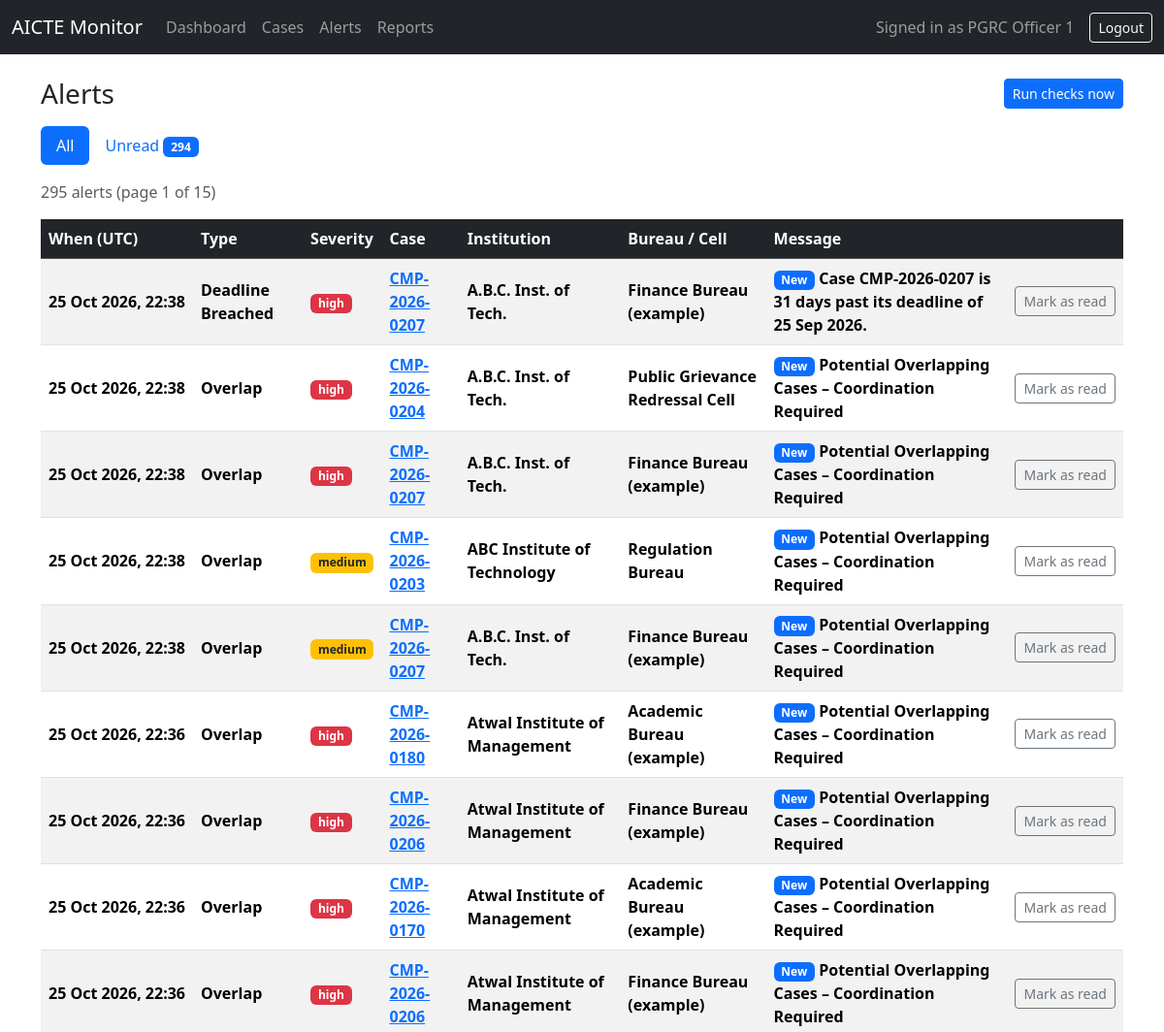
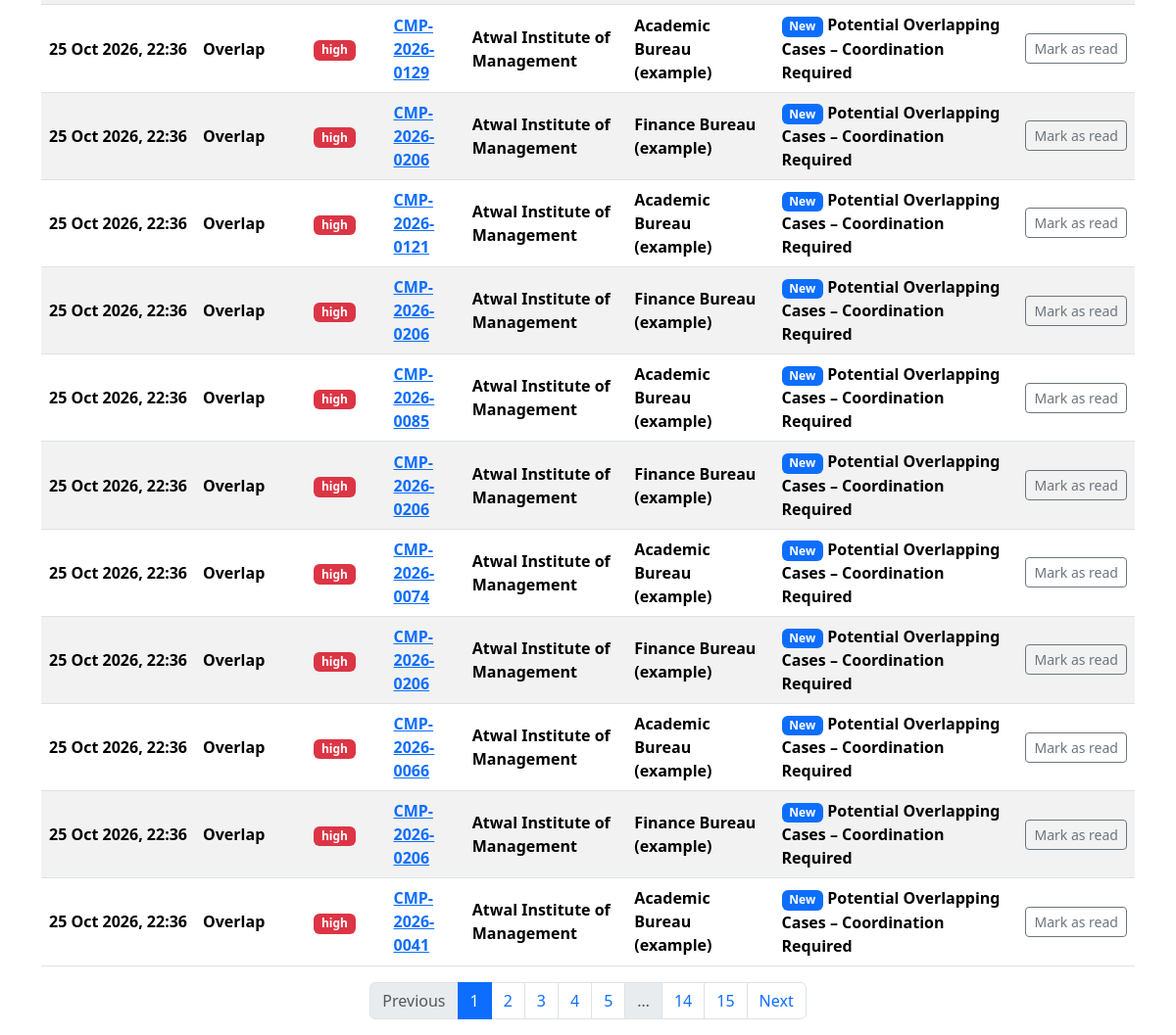
The app's page /alerts (signed in) with its own data (2 pictures, top to bottom).
### models.py (models this page shows)
class User(UserMixin, db.Model):
    __tablename__ = "users"
    id = db.Column(db.Integer, primary_key=True)
    name = db.Column(db.String(100), nullable=False)
    email = db.Column(db.String(120), unique=True, nullable=False)
    password_hash = db.Column(db.String(255), nullable=False)
    role = db.Column(db.String(30), nullable=False)  # admin, officer, regional, senior
    bureau_id = db.Column(db.Integer, db.ForeignKey("bureaus.id"))
    region = db.Column(db.String(50))
    bureau = db.relationship("Bureau")

class Alert(db.Model):
    __tablename__ = "alerts"
    id = db.Column(db.Integer, primary_key=True)
    alert_type = db.Column(db.String(30))
    case_id = db.Column(db.String(30), db.ForeignKey("cases.id"))
    institution_id = db.Column(db.String(20), db.ForeignKey("institutions.id"))
    target_bureau_id = db.Column(db.Integer, db.ForeignKey("bureaus.id"))
    message = db.Column(db.String(250))
    severity = db.Column(db.String(20))
    created_at = db.Column(db.DateTime, default=datetime.utcnow)
    is_read = db.Column(db.Boolean, default=False)

class Institution(db.Model):
    __tablename__ = "institutions"
    id = db.Column(db.String(20), primary_key=True)  # AICTE Permanent ID
    name = db.Column(db.String(200), nullable=False)
    city = db.Column(db.String(100))
    state = db.Column(db.String(100))
    region = db.Column(db.String(50))
    cases = db.relationship("Case", backref="institution")

class Bureau(db.Model):
    __tablename__ = "bureaus"
    id = db.Column(db.Integer, primary_key=True)
    code = db.Column(db.String(20), unique=True, nullable=False)
    name = db.Column(db.String(120), nullable=False)

### app.py (the view)
@app.route("/alerts")
def alerts():
    page = request.args.get("page", 1, type=int)
    unread_only = request.args.get("unread") == "1"
    query = Alert.query
    if unread_only:
        query = query.filter(Alert.is_read.isnot(True))
    pagination = query.order_by(Alert.created_at.desc(), Alert.id.desc()).paginate(
        page=page, per_page=20, error_out=False
    )
    institution_ids = {a.institution_id for a in pagination.items if a.institution_id}
    institution_names = {}
    if institution_ids:
        institution_names = {
            i.id: i.name
            for i in Institution.query.filter(Institution.id.in_(institution_ids)).all()
        }
    return render_template(
        "alerts.html",
        pagination=pagination,
        unread_only=unread_only,
        unread_count=Alert.query.filter(Alert.is_read.isnot(True)).count(),
        bureau_names={b.id: b.name for b in Bureau.query.all()},
        institution_names=institution_names,
    )

### app.py (called while the page is built)
@login_manager.user_loader
def load_user(user_id):
    return db.session.get(User, int(user_id))

@app.before_request
def require_login():
    if request.endpoint in ("login", "static"):
        return None
    if not current_user.is_authenticated:
        return redirect(url_for("login"))
    return None

### templates/alerts.html (shortened to what this page needs)
{% extends "base.html" %}
{% block content %}
<div class="d-flex justify-content-between align-items-center mb-3">
    <h3 class="mb-0">Alerts</h3>
    <form method="POST" action="{{ url_for('run_checks') }}">
        <button type="submit" class="btn btn-primary btn-sm">Run checks now</button>
    </form>
</div>
<ul class="nav nav-pills mb-3">
    <li class="nav-item">
        <a class="nav-link {% if not unread_only %}active{% endif %}" href="{{ url_for('alerts') }}">All</a>
    </li>
    <li class="nav-item">
        <a class="nav-link {% if unread_only %}active{% endif %}" href="{{ url_for('alerts', unread='1') }}">
            Unread <span class="badge bg-primary">{{ unread_count }}</span>
        </a>
    </li>
</ul>
<p class="text-muted">
    {{ pagination.total }} alert{{ '' if pagination.total == 1 else 's' }}
    {% if pagination.total > 0 %}(page {{ pagination.page }} of {{ pagination.pages }}){% endif %}
</p>
<div class="table-responsive">
    <table class="table table-striped align-middle">
        <thead class="table-dark">
            <tr>
                <th>When (UTC)</th>
                <th>Type</th>
                <th>Severity</th>
                <th>Case</th>
                <th>Institution</th>
                <th>Bureau / Cell</th>
                <th>Message</th>
                <th></th>
            </tr>
        </thead>
        <tbody>
            {% for a in pagination.items %}
            {% set sev = (a.severity or '')|lower %}
            <tr class="{% if not a.is_read %}fw-semibold{% endif %}">
                <td class="text-nowrap">{{ a.created_at.strftime('%d %b %Y, %H:%M') if a.created_at else '-' }}</td>
                <td>{{ (a.alert_type|replace('_', ' ')|title) if a.alert_type else '-' }}</td>
                <td>
                    {% if sev in ['high', 'critical'] %}<span class="badge bg-danger">{{ a.severity }}</span>
                    {% elif sev == 'medium' %}<span class="badge bg-warning text-dark">{{ a.severity }}</span>
                    {% elif sev %}<span class="badge bg-secondary">{{ a.severity }}</span>
                    {% else %}-{% endif %}
                </td>
                <td>{% if a.case_id %}<a href="/cases/{{ a.case_id }}">{{ a.case_id }}</a>{% else %}-{% endif %}</td>
                <td>{{ institution_names.get(a.institution_id, '-') }}</td>
                <td>{{ bureau_names.get(a.target_bureau_id, '-') }}</td>
                <td>
                    {% if not a.is_read %}<span class="badge bg-primary">New</span>{% endif %}
                    {{ a.message or '' }}
                </td>
                <td class="text-nowrap">
                    {% if not a.is_read %}
                    <form method="POST" action="{{ url_for('mark_alert_read', alert_id=a.id) }}">
                        <button type="submit" class="btn btn-outline-secondary btn-sm">Mark as read</button>
                    </form>
                    {% else %}
                    <span class="text-muted small">Read</span>
                    {% endif %}
                </td>
            </tr>
            {% else %}
            <tr>
                <td colspan="8" class="text-center text-muted py-4">
                    {% if unread_only %}No unread alerts.{% else %}No alerts yet. Press "Run checks now" to look for deadline alerts.{% endif %}
                </td>
            </tr>
            {% endfor %}
        </tbody>
    </table>
</div>
{% if pagination.pages > 1 %}
<nav>
    <ul class="pagination justify-content-center">
        <li class="page-item {% if not pagination.has_prev %}disabled{% endif %}">
            <a class="page-link"
               href="{{ url_for('alerts', page=pagination.prev_num, unread=('1' if unread_only else None)) if pagination.has_prev else '#' }}">Previous</a>
        </li>
        {% for p in pagination.iter_pages() %}
            {% if p %}
            <li class="page-item {% if p == pagination.page %}active{% endif %}">
                <a class="page-link" href="{{ url_for('alerts', page=p, unread=('1' if unread_only else None)) }}">{{ p }}</a>
            </li>
            {% else %}
            <li class="page-item disabled"><span class="page-link">&hellip;</span></li>
            {% endif %}
        {% endfor %}
        <li class="page-item {% if not pagination.has_next %}disabled{% endif %}">
            <a class="page-link"
               href="{{ url_for('alerts', page=pagination.next_num, unread=('1' if unread_only else None)) if pagination.has_next else '#' }}">Next</a>
        </li>
    </ul>
</nav>
{% endif %}
{% endblock %}

### templates/base.html (shortened to what this page needs)
<!DOCTYPE html>
<html lang="en">
<head>
    <link href="https://cdn.jsdelivr.net/npm/bootstrap@5.3.3/dist/css/bootstrap.min.css" rel="stylesheet">
</head>
<body>
<nav class="navbar navbar-expand-lg navbar-dark bg-dark">
    <div class="container-fluid">
        <a class="navbar-brand" href="/dashboard">AICTE Monitor</a>
        {% if current_user.is_authenticated %}
        <div class="collapse navbar-collapse" id="mainNav">
            <ul class="navbar-nav me-auto">
                <li class="nav-item"><a class="nav-link" href="/dashboard">Dashboard</a></li>
                <li class="nav-item"><a class="nav-link" href="/cases">Cases</a></li>
                <li class="nav-item"><a class="nav-link" href="/alerts">Alerts</a></li>
                <li class="nav-item"><a class="nav-link" href="/reports">Reports</a></li>
            </ul>
            <span class="navbar-text me-3">Signed in as {{ current_user.name }}</span>
            <a class="btn btn-outline-light btn-sm" href="/logout">Logout</a>
        </div>
        {% endif %}
    </div>
</nav>
<div class="container mt-4">
    {% block content %}{% endblock %}
</div>
</body>
</html>

### records on screen
User: name "PGRC Officer 1"
Alert: created_at "25 Oct 2026, 22:38", alert_type "Deadline Breached", severity "high", case_id "CMP-2026-0207", is_read "New", message "Case CMP-2026-0207 is 31 days past its deadline of 25 Sep 2026."
Institution: get "A.B.C. Inst. of Tech."
Bureau: get "Finance Bureau (example)"
Alert: created_at "25 Oct 2026, 22:38", alert_type "Overlap", severity "high", case_id "CMP-2026-0204", is_read "New", message "Potential Overlapping Cases – Coordination Required"
Bureau: get "Public Grievance Redressal Cell"
Alert: created_at "25 Oct 2026, 22:38", alert_type "Overlap", severity "high", case_id "CMP-2026-0207", is_read "New", message "Potential Overlapping Cases – Coordination Required"
Alert: created_at "25 Oct 2026, 22:38", alert_type "Overlap", severity "medium", case_id "CMP-2026-0203", is_read "New", message "Potential Overlapping Cases – Coordination Required"
Institution: get "ABC Institute of Technology"
Bureau: get "Regulation Bureau"
Alert: created_at "25 Oct 2026, 22:38", alert_type "Overlap", severity "medium", case_id "CMP-2026-0207", is_read "New", message "Potential Overlapping Cases – Coordination Required"
Alert: created_at "25 Oct 2026, 22:36", alert_type "Overlap", severity "high", case_id "CMP-2026-0180", is_read "New", message "Potential Overlapping Cases – Coordination Required"
Institution: get "Atwal Institute of Management"
Bureau: get "Academic Bureau (example)"
Alert: created_at "25 Oct 2026, 22:36", alert_type "Overlap", severity "high", case_id "CMP-2026-0206", is_read "New", message "Potential Overlapping Cases – Coordination Required"
Alert: created_at "25 Oct 2026, 22:36", alert_type "Overlap", severity "high", case_id "CMP-2026-0170", is_read "New", message "Potential Overlapping Cases – Coordination Required"
Alert: created_at "25 Oct 2026, 22:36", alert_type "Overlap", severity "high", case_id "CMP-2026-0206", is_read "New", message "Potential Overlapping Cases – Coordination Required"
Alert: created_at "25 Oct 2026, 22:36", alert_type "Overlap", severity "high", case_id "CMP-2026-0129", is_read "New", message "Potential Overlapping Cases – Coordination Required"
Alert: created_at "25 Oct 2026, 22:36", alert_type "Overlap", severity "high", case_id "CMP-2026-0206", is_read "New", message "Potential Overlapping Cases – Coordination Required"
Alert: created_at "25 Oct 2026, 22:36", alert_type "Overlap", severity "high", case_id "CMP-2026-0121", is_read "New", message "Potential Overlapping Cases – Coordination Required"
Alert: created_at "25 Oct 2026, 22:36", alert_type "Overlap", severity "high", case_id "CMP-2026-0206", is_read "New", message "Potential Overlapping Cases – Coordination Required"
Alert: created_at "25 Oct 2026, 22:36", alert_type "Overlap", severity "high", case_id "CMP-2026-0085", is_read "New", message "Potential Overlapping Cases – Coordination Required"
Alert: created_at "25 Oct 2026, 22:36", alert_type "Overlap", severity "high", case_id "CMP-2026-0206", is_read "New", message "Potential Overlapping Cases – Coordination Required"
Alert: created_at "25 Oct 2026, 22:36", alert_type "Overlap", severity "high", case_id "CMP-2026-0074", is_read "New", message "Potential Overlapping Cases – Coordination Required"
Alert: created_at "25 Oct 2026, 22:36", alert_type "Overlap", severity "high", case_id "CMP-2026-0206", is_read "New", message "Potential Overlapping Cases – Coordination Required"
Alert: created_at "25 Oct 2026, 22:36", alert_type "Overlap", severity "high", case_id "CMP-2026-0066", is_read "New", message "Potential Overlapping Cases – Coordination Required"
Alert: created_at "25 Oct 2026, 22:36", alert_type "Overlap", severity "high", case_id "CMP-2026-0206", is_read "New", message "Potential Overlapping Cases – Coordination Required"
Alert: created_at "25 Oct 2026, 22:36", alert_type "Overlap", severity "high", case_id "CMP-2026-0041", is_read "New", message "Potential Overlapping Cases – Coordination Required"

### other values on screen
{{ unread_count }} "294"
{{ pagination.total }} "295"
{{ '' if pagination.total == 1 else 's' }} "s"
{{ pagination.page }} "1"
{{ pagination.pages }} "15"
{{ p }} "1" "2" "3" "4" "5" "14" "15"
